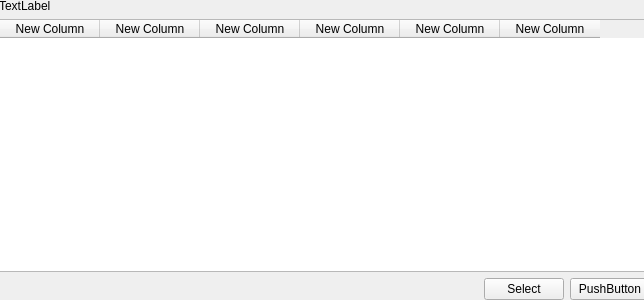
<?xml version="1.0" encoding="UTF-8"?>
<ui version="4.0">
 <class>SecretKeyWidget</class>
 <widget class="QWidget" name="SecretKeyWidget">
  <property name="geometry">
   <rect>
    <x>0</x>
    <y>0</y>
    <width>644</width>
    <height>300</height>
   </rect>
  </property>
  <property name="windowTitle">
   <string>Form</string>
  </property>
  <widget class="QWidget" name="verticalLayoutWidget">
   <property name="geometry">
    <rect>
     <x>-1</x>
     <y>-1</y>
     <width>651</width>
     <height>301</height>
    </rect>
   </property>
   <layout class="QVBoxLayout" name="verticalLayout">
    <item>
     <widget class="QLabel" name="label">
      <property name="text">
       <string>TextLabel</string>
      </property>
     </widget>
    </item>
    <item>
     <widget class="QTableWidget" name="tableWidget">
      <column>
       <property name="text">
        <string>New Column</string>
       </property>
      </column>
      <column>
       <property name="text">
        <string>New Column</string>
       </property>
      </column>
      <column>
       <property name="text">
        <string>New Column</string>
       </property>
      </column>
      <column>
       <property name="text">
        <string>New Column</string>
       </property>
      </column>
      <column>
       <property name="text">
        <string>New Column</string>
       </property>
      </column>
      <column>
       <property name="text">
        <string>New Column</string>
       </property>
      </column>
     </widget>
    </item>
    <item>
     <layout class="QHBoxLayout" name="horizontalLayout_2">
      <item>
       <spacer name="horizontalSpacer">
        <property name="orientation">
         <enum>Qt::Horizontal</enum>
        </property>
        <property name="sizeHint" stdset="0">
         <size>
          <width>40</width>
          <height>20</height>
         </size>
        </property>
       </spacer>
      </item>
      <item>
       <widget class="QPushButton" name="selectButton">
        <property name="text">
         <string>Select</string>
        </property>
       </widget>
      </item>
      <item>
       <widget class="QPushButton" name="cancelButton">
        <property name="text">
         <string>PushButton</string>
        </property>
       </widget>
      </item>
     </layout>
    </item>
   </layout>
  </widget>
 </widget>
 <resources/>
 <connections/>
</ui>
